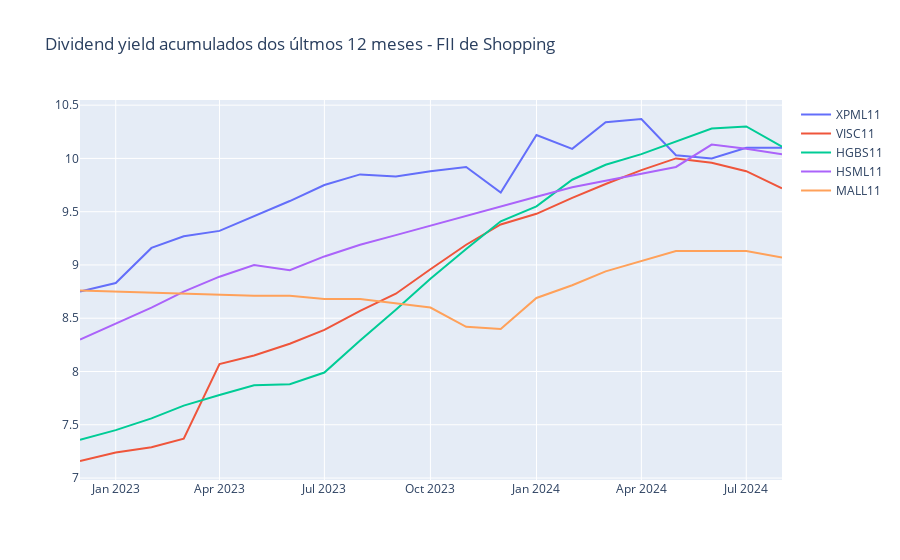

The code cell stored with this chart in its notebook:
### Code cell
# DY acumulado dos últimos 12 meses
df_shoppings_dy_accum = dy_fii_acumm_12m(df=fii_shoppping)

# Plotando o DY acumulados dos últimos 12 meses
fig = go.Figure()

for empresa in df_shoppings_dy_accum.columns:
    fig.add_trace(go.Scatter(
        x=df_shoppings_dy_accum.index,
        y=df_shoppings_dy_accum[empresa],
        name=empresa
    ))

fig.update_layout(title='Dividend yield acumulados dos últmos 12 meses - FII de Shopping')

fig.show()
